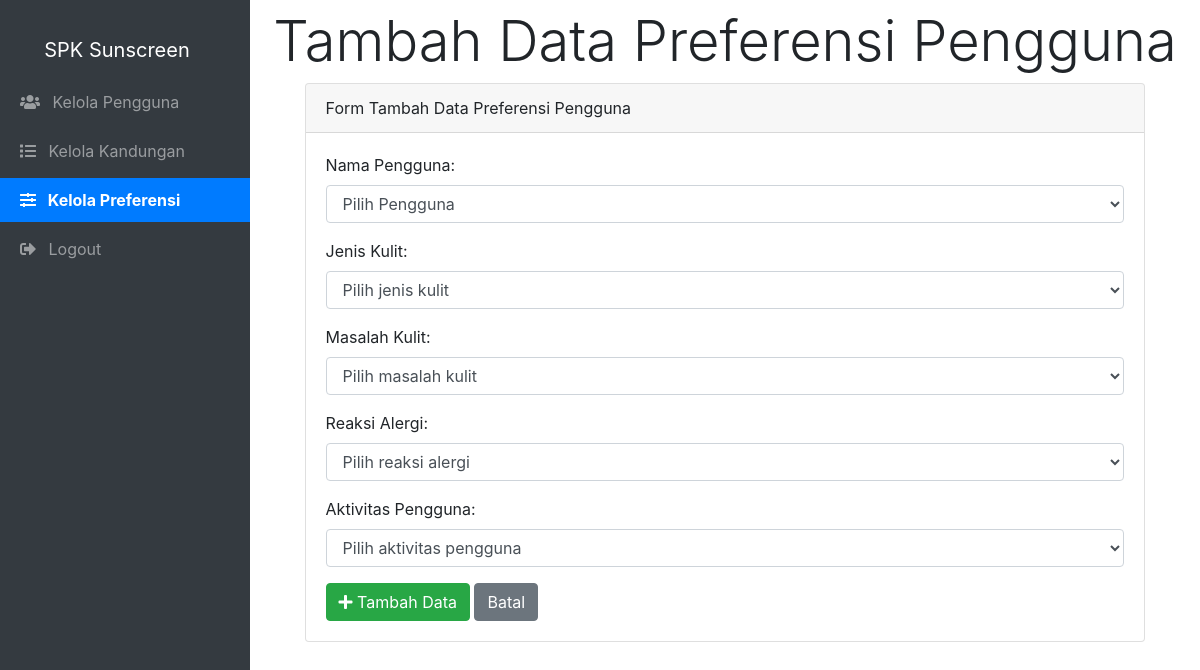
The app's page /admin/tambah_preferensi.php (signed in) with its own data.
### tables this page shows
CREATE TABLE `kriteria` (
  `id_kriteria` int(11) NOT NULL,
  `nama` varchar(50) NOT NULL,
  `jenis` enum('cf','sf') NOT NULL,
  `ket` varchar(50) NOT NULL
);

### admin/tambah_preferensi.php (the view, shortened to what this page needs)
<?php
require_once '../functions.php';
$kriteria_query = mysqli_query($conn, "SELECT * FROM kriteria ORDER BY id_kriteria ASC");
$kriteria = mysqli_fetch_all($kriteria_query, MYSQLI_ASSOC);
include_once('../template.php');
?>
<div class="container">
    <div class="row mt-2 d-flex justify-content-center">
        <div class="display-4 text-center mb-2">
            Tambah Data Preferensi Pengguna
        </div>
        <div class="col-md-11">
            <div class="card mb-2">
                <div class="card-header">
                    <div class="display-6">Form Tambah Data Preferensi Pengguna</div>
                </div>
                <div class="card-body">
                    <form method="post">
                        <div class="form-group">
                            <label for="id_pengguna">Nama Pengguna:</label>
                            <select class="form-control" id="id_pengguna" name="id_pengguna" required>
                                <option value="">Pilih Pengguna</option>
                            </select>
                        </div>
                        <?php foreach ($kriteria as $k): ?>
                            <div class="form-group">
                                <label for="profil_<?= strtolower(str_replace(' ', '_', $k['nama'])); ?>"><?= $k['nama']; ?>:</label>
                                <select class="form-control" id="profil_<?= strtolower(str_replace(' ', '_', $k['nama'])); ?>" name="profil_<?= strtolower(str_replace(' ', '_', $k['nama'])); ?>" required>
                                    <option value="">Pilih <?= strtolower(string: $k['nama']); ?></option>
                                </select>
                            </div>
                        <?php endforeach; ?>
                        <button type="submit" name="tambah_preferensi" class="btn btn-success"><i class="fa fa-plus"></i> Tambah Data</button>
                        <a href="kelola_preferensi.php" class="btn btn-secondary">Batal</a>
                    </form>
                </div>
            </div>
        </div>
    </div>
</div>

### template.php (style rules this page uses)
body { display: flex; min-height: 100vh; margin: 0; padding: 0; }

### records on screen
kriteria: nama "Jenis Kulit"
kriteria: nama "Masalah Kulit"
kriteria: nama "Reaksi Alergi"
kriteria: nama "Aktivitas Pengguna"
